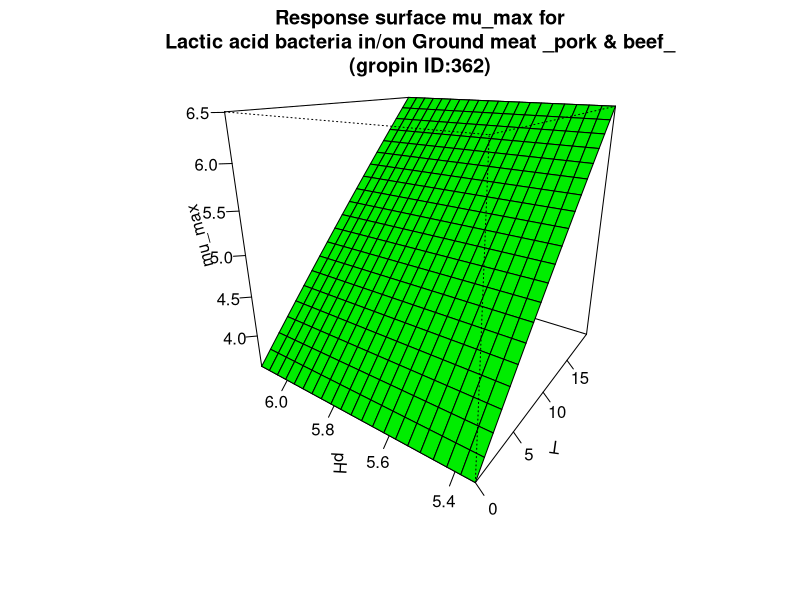

Generate this figure with R:
#############################
# start of Parameter script
#############################
T <- seq(0,19.98001998002,length.out=21)
pH <- seq(5.34534,6.12387612387612,length.out=21)
#############################
# end of Parameter script
#############################
############################# 
# start of Model script Gropin ID 362 
#############################
 
# constant coefficients for this model
lagref <- 36.2
dlag <- 0
Elag <- 97
 
variables <- data.frame(T,pH)
argumentsPar <- expand.grid(variables)
 
# heart of the model
response_surface <- function(T,pH) {
   mumax <-(log(lagref)-dlag*(5.7-pH)-(Elag/0.00831)*((1/(T+273))-(1/273)))

return(mumax=mumax)
} 

# output parameters
mumax <- cbind(argumentsPar,response_surface(argumentsPar['T'],argumentsPar['pH']))
colnames(mumax) <- c(colnames(argumentsPar),'mumax')
#############################
# End of Model script
#############################
############################# 
# start of Visualisation script Gropin ID 362 
#############################
persp(T,pH,matrix(unlist(mumax$mumax),nrow=21),col = 'green',xlab='T',ylab='pH',zlab='mu_max',main='Response surface mu_max for
Lactic acid bacteria in/on Ground meat _pork & beef_
(gropin ID:362)',theta=305,phi=20,shade=0.25,ticktype = 'detailed')
#############################
# End of Visualisation script
#############################
